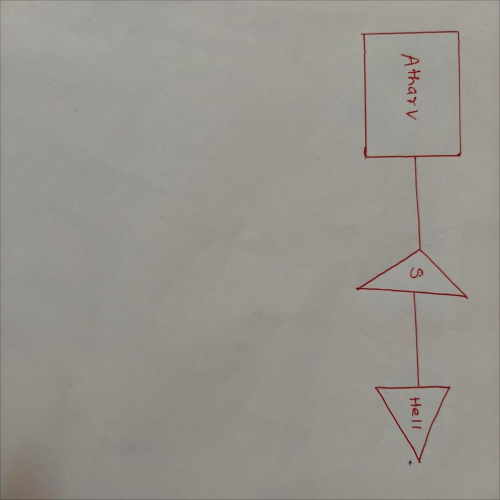
#> input picture img/img7.jpg, 1000 x 1000 px, found by its file name (shown at 1/2 size)
$ python t1.py
#> lines starting #> are read from the running program, lines starting #| are printed output that depends on the picture; after the words box and inside, x2 and y2 are one past the last pixel; in counts of white or black regions, pixels touching at a corner belong together
import cv2
import numpy as np
from scipy.spatial import KDTree

image = cv2.imread("C:/Users/athar/OneDrive/Desktop/Project/edi-flow/img/img7.jpg")
#> image is the input picture: shape (1000, 1000, 3); mean B, G, R 141.5, 147.6, 151
blur = cv2.GaussianBlur(image, (7, 7), 1)
gray = cv2.cvtColor(blur, cv2.COLOR_BGR2GRAY)
inverted = cv2.bitwise_not(gray)
kernel = np.ones((3, 3), np.uint8)
eroded = cv2.dilate(inverted, kernel, iterations=1)
diluted_black = cv2.bitwise_not(eroded)
dst = cv2.cornerHarris(diluted_black, blockSize=5, ksize=3, k=0.1)
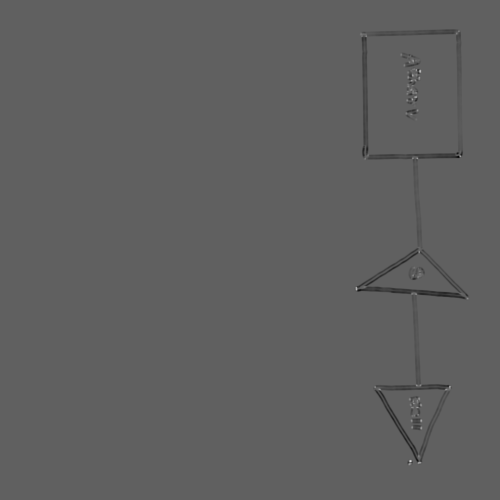
#> dst: shape (1000, 1000) float32 (shown at 1/2 size); min -0.00012, max 0.000198, mean -6.32e-07; drawn with min black and max white
threshold = 0.02 * dst.max()
#> threshold = 3.95e-06
corner_y, corner_x = np.where(dst > threshold)
#> corner_y = 2051 values from 60 to 931; corner_x = 2051 values, max 937 at index 1347, min 710 at index 1248, mean 824.7
corner_coords = list(zip(corner_x, corner_y))
#> corner_coords = 2051 pairs, first value 710 to 937, second value 60 to 931

def merge_close_points(points, threshold=10):
#> called with threshold = 30
    tree = KDTree(points)
    merged = []
    visited = set()

    for i, pt in enumerate(points):
        if i in visited:
            continue
        nearby_idxs = tree.query_ball_point(pt, threshold)
        cluster = np.mean([points[j] for j in nearby_idxs], axis=0)
        merged.append(tuple(map(int, cluster)))
        visited.update(nearby_idxs)
#> this loop made 2051 passes
#> pt on passes 2 to 4: (918, 60), (916, 61), (917, 61)
#> after the loop, merged = 25 pairs, first value 717 to 930, second value 64 to 922; visited = 2051 items

    return merged

merged_corners = merge_close_points(corner_coords, threshold=30)
#> merged_corners has the same summary as merged in merge_close_points
print(f"Corners found:  {len(merged_corners)}")
#| Corners found:  25

output = image.copy()

# Plot corner points
for (x, y) in merged_corners:
    cv2.circle(output, (x, y), 5, (0, 0, 255), -1)
#> this loop made 25 passes
#> (x, y) on passes 1 to 12: (915, 64), (725, 69), (815, 119), (825, 131), (825, 145), (826, 157), (822, 178), (823, 198), (825, 225), (919, 310), (732, 314), (829, 316)
#> output: shape (1000, 1000, 3); 0.2% of pixels changed, all inside (x1, y1, x2, y2) = (712, 59, 936, 928)

_, binary_image = cv2.threshold(diluted_black, 128, 255, cv2.THRESH_BINARY)
#> binary_image: shape (1000, 1000); 96.8% white; 28 black regions (6 under 20 px), largest, box (x1, y1, x2, y2) and area: (710, 60, 937, 928) 14601, (0, 748, 928, 1000) 13638, (813, 137, 842, 190) 839
inverted = cv2.bitwise_not(binary_image)

# Mask corner points
for (x, y) in merged_corners:
    cv2.circle(inverted, (x, y), radius=20, color=0, thickness=-1)
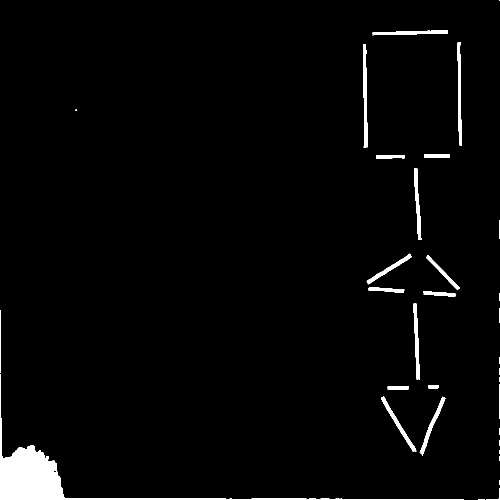
#> inverted: shape (1000, 1000) (shown at 1/2 size); 2.5% white; 33 white regions (6 under 20 px)


def detect_lines_and_circles(image):
    contours, _ = cv2.findContours(image, cv2.RETR_EXTERNAL, cv2.CHAIN_APPROX_NONE)
#> contours = 33 contours, 12 with area under 20; largest, box (x1, y1, x2, y2) and area: (0, 748, 928, 1000) 12440, (726, 89, 735, 295) 1072, (915, 84, 924, 291) 922, (826, 607, 840, 759) 832, (762, 793, 833, 903) 809

    if len(image.shape) == 2:
        result = cv2.cvtColor(image, cv2.COLOR_GRAY2BGR)
#> result: shape (1000, 1000, 3); 2.5% white; 33 white regions (6 under 20 px), largest, box (x1, y1, x2, y2) and area: (0, 748, 928, 1000) 13638, (726, 89, 735, 295) 1284, (915, 84, 924, 291) 1134
    else:
        result = image.copy()

    print(f"Contours found: {len(contours)}")
#| Contours found: 33

    line_endpoints = []

    if contours:
        cv2.drawContours(result, contours, -1, (0, 255, 0), 2)
#> result: shape (1000, 1000, 3); mean B, G, R 3.5, 7.8, 3.5

        for cnt in contours:
            area = cv2.contourArea(cnt)
            if area < 100:
                continue

            rect = cv2.minAreaRect(cnt)
            (rx, ry), (rw, rh), angle = rect
            aspect_ratio = max(rw, rh) / min(rw, rh)

            if aspect_ratio > 2:
                [vx, vy, x0, y0] = cv2.fitLine(cnt, cv2.DIST_L2, 0, 0.01, 0.01)
                direction = np.array([vx, vy]).reshape(2)
                point = np.array([x0, y0]).reshape(2)

                projections = []
                for p in cnt[:, 0, :]:
                    vec = p - point
                    t = np.dot(vec, direction)
                    proj = point + t * direction
                    projections.append(tuple(proj.astype(int)))

                start_point = min(projections, key=lambda pt: np.dot(np.array(pt) - point, direction))
                end_point = max(projections, key=lambda pt: np.dot(np.array(pt) - point, direction))

                line_endpoints.append((start_point, end_point))
                cv2.line(result, start_point, end_point, (255, 0, 0), 2)
                cv2.putText(result, "Line", start_point, cv2.FONT_HERSHEY_SIMPLEX, 0.6, (0, 0, 255), 2)

            hull = cv2.convexHull(cnt)
            peri = cv2.arcLength(hull, True)
            approx = cv2.approxPolyDP(hull, 0.02 * peri, True)

            if len(approx) > 6:
                (cx, cy), radius = cv2.minEnclosingCircle(cnt)
                cv2.circle(result, (int(cx), int(cy)), int(radius), (0, 255, 255), 2)
                cv2.putText(result, "Circle", (int(cx), int(cy) - 10), cv2.FONT_HERSHEY_SIMPLEX, 0.6, (0, 255, 255), 2)
#> this loop made 33 passes
#> (area, rx, ry, rw, rh, angle, aspect_ratio, vx) on passes 8, 9, 10, 11, 14, 19, 21, 22, 23, 24, 26, 27: (777, 863.4, 851.4, 124.4, 10.03, -68.2, 12.41, [0.374]), (809, 796.6, 848.8, 8.55, 127.8, -31.41, 14.94, [0.521]), (249, 796, 775.5, 7, 42, -90, 6, [1]), (115, 866, 773, 6, 20, -90, 3.33, [1]), (12440, 463.5, 873.5, 251, 927, -90, 3.69, [0.992]), (832, 832.9, 682.5, 7.04, 151.4, -2.66, 21.51, [0.0443]), (349.5, 878.5, 587.4, 6.92, 63.6, -85.36, 9.19, [0.997]), (378.5, 772.4, 579.2, 6.98, 71.1, -85.6, 10.19, [0.998]), (545.5, 885.1, 544.8, 6.81, 91.93, -43.96, 13.49, [0.694]), (695.5, 777.8, 537.7, 103, 8.37, -32.01, 12.3, [0.847]), (769.5, 834.8, 407.5, 7.26, 143.6, -3.61, 19.78, [0.0619]), (315, 780.5, 313, 6, 57, -90, 9.5, [1])
#> (area, rx, ry, rw, rh, angle, aspect_ratio, vy) on pass 17: (124, 0.5, 683, 124, 1, -90, 124, [1])
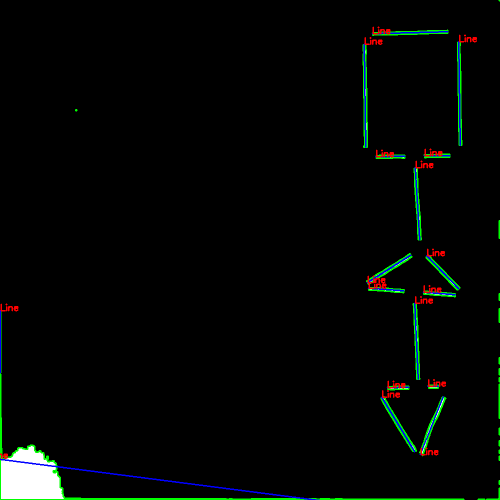
#> result: shape (1000, 1000, 3) (shown at 1/2 size); mean B, G, R 4.3, 6.2, 3.7
#> after the loop, line_endpoints = 17 items

    return result, line_endpoints


lines_img, endpoints = detect_lines_and_circles(inverted)
#> endpoints = 17 items

cleaned_endpoints = [
    ((int(x1), int(y1)), (int(x2), int(y2)))
    for ((x1, y1), (x2, y2)) in endpoints
]
#> cleaned_endpoints = 17 items

def line_intersection(p1, p2, p3, p4):
    """Find intersection of lines (p1, p2) and (p3, p4), return point or None"""
    x1, y1 = p1
    x2, y2 = p2
    x3, y3 = p3
    x4, y4 = p4

    denom = (x1 - x2)*(y3 - y4) - (y1 - y2)*(x3 - x4)
    if denom == 0:
        return None

    px = ((x1*y2 - y1*x2)*(x3 - x4) - (x1 - x2)*(x3*y4 - y3*x4)) / denom
    py = ((x1*y2 - y1*x2)*(y3 - y4) - (y1 - y2)*(x3*y4 - y3*x4)) / denom
    return (int(px), int(py))

import math

def distance(p1, p2):
    x1, y1 = p1
    x2, y2 = p2
    return math.sqrt((x2 - x1) ** 2 + (y2 - y1) ** 2)

def find_closest_points(point, currentLine, threshold=100):
    closest_points = []
    for line in cleaned_endpoints:
        if line == currentLine:
            continue
        for p in line:
            dist = distance(point, p)
            if dist < threshold:
                closest_points.append([p, line])
    return closest_points

def dfs(point, line, visited, polygonList):
    stack = []
    visitedStack = []
    visitedLocal = set()
    stack.append((point, line))
    visitedLocal.add(line)
    # visitedStack.append((point, line))

    while len(stack) != 0:
        flag = 0
        currPoint, currLine = stack.pop()
        visitedStack.append((currPoint, currLine))
        # visited.add(currLine)

        # Find closest points within threshold
        closest_points_and_lines = find_closest_points(currPoint, currLine, 50)

        # elem = [point, line]
        for elem in closest_points_and_lines:
            elem_tuple = tuple(elem)
            if elem[1] not in visited:
                flag = 1
                opp_pt = ()
                for pt in elem[1]:
                    if pt != elem[0]:
                        stack.append((pt, elem[1]))
                        visitedLocal.add(elem[1])
                        opp_pt = pt

                if (opp_pt, elem[1]) in visitedStack :
                    print(opp_pt)
                    print(elem[1])
                    print(currLine)
                    # print(visitedStack)
                    # for elem in visitedStack:
                    #     print(elem)
                    currentTrace = []
                    while visitedStack:
                        _, top = visitedStack.pop()
                        currentTrace.append(top)
                        if top == elem[1]:
                            break
                    # print(currentTrace)
                    # print("")
                    polygonList.append(currentTrace.copy())
                    return

        if flag != 1:
            visitedStack.pop()

white_image = output.copy()
white_image[:] = 255
#> white_image: shape (1000, 1000, 3); every value is 255

def is_black_pixel(img, x, y):
    h, w = img.shape[:2]
    if 0 <= x < w and 0 <= y < h:
        return all(img[y, x] == [0, 0, 0])
    return False

def extend_line_to_polygon(pt1, pt2, img, max_extension=200):
    def dda_extend(p1, p2, direction):
        x, y = p1
        dx = p2[0] - p1[0]
        dy = p2[1] - p1[1]
        steps = int(max(abs(dx), abs(dy)))
        if steps == 0: return p1
        x_inc = dx / steps
        y_inc = dy / steps

        x_new = x
        y_new = y

        for _ in range(max_extension):
            x_new += direction * x_inc
            y_new += direction * y_inc
            if is_black_pixel(img, int(round(x_new)), int(round(y_new))):
                return (int(round(x_new)), int(round(y_new)))
        return (int(round(x_new)), int(round(y_new)))

    # Extend both directions
    ext_start = dda_extend(pt1, pt2, -1)
    ext_end = dda_extend(pt2, pt1, -1)
    return ext_start, ext_end


def draw_polygons_from_lines(image):
    visited = set()
    polygonList = []
    # dfs(cleaned_endpoints[4][0], cleaned_endpoints[0], visited, polygonList)
    # cv2.circle(output, (cleaned_endpoints[1][0][0], cleaned_endpoints[1][0][1]), 10, (255, 0, 0), -1)

    for line in cleaned_endpoints:
        if line not in visited:
            dfs(line[1], line, visited, polygonList)
            # dfs(line[0], line, visited, polygonList)
            for polygon in polygonList:
                for line in polygon:
                    visited.add(line)
#> this loop made 17 passes
#| (899, 311)
#| ((848, 311), (899, 311))
#| ((751, 313), (809, 312))
#| (736, 576)
#| ((736, 576), (807, 581))
#| ((846, 584), (910, 589))
#| (817, 774)
#| ((774, 775), (817, 774))
#| ((763, 794), (829, 903))
            # stack
            # stack.push(list[0])
            # while stack not empty
            # loop: stack.pop
            # neighbors
            # push each neighbor


    # print(len(polygonList))
    polygonsVertexList = []
    cv2.line(white_image, (131, 876), (197, 982), (0, 255, 0), 5)
#> white_image: shape (1000, 1000, 3); mean B, G, R 254.8, 255, 254.8
    cv2.line(white_image, (141, 858), (184, 857), (0, 0, 255), 5)
#> white_image: shape (1000, 1000, 3); mean B, G, R 254.7, 254.9, 254.8
    print("polygon")
    for polygon in polygonList:
        print(polygon)
        singlePolygonVertexList = []
        # print(len(polygon))
        for i in range(0, len(polygon)):
            line1 = polygon[i]
            line2 = polygon[(i + 1) % len(polygon)]

            denom1 = line1[1][0] - line1[0][0]
            denom2 = line2[1][0] - line2[0][0]
            max_val = 999999
            if(denom1) == 0:
                denom1 = max_val
            if(denom2 == 0):
                denom2 = max_val

            slope1 = (line1[1][1] - line1[0][1]) / (denom1)
            slope2 = (line2[1][1] - line2[0][1]) / (denom2)

            # if (abs(slope1 - slope2) < 0.2):
            #     continue

            px, py = line_intersection(line1[0], line1[1], line2[0], line2[1])
            cv2.circle(output, (px, py), 10, (255, 0, 0), -1)
            singlePolygonVertexList.append((px, py))

        polygonsVertexList.append(singlePolygonVertexList.copy())
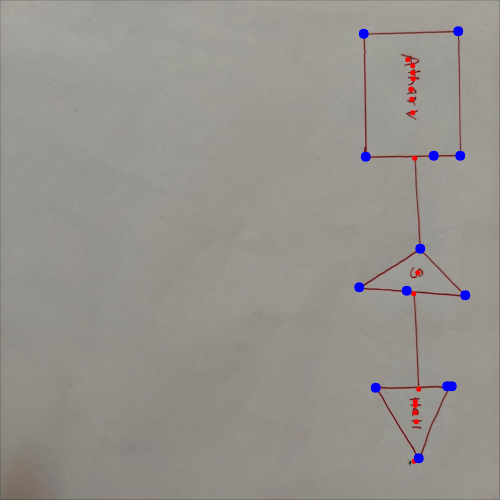
#> output: shape (1000, 1000, 3) (shown at 1/2 size); mean B, G, R 141.9, 147, 150.5
    print("from here -------------------- \n\n\n")
    print(polygonsVertexList)
#| [[(731, 313), (727, 67), (916, 62), (920, 311), (867, 311)], [(930, 590), (840, 497), (718, 574), (813, 581)], [(837, 916), (894, 772), (903, 772), (751, 775)]]

    for polygon in polygonsVertexList:
        for i in range(0, len(polygon)):
            pt1 = polygon[i]
            pt2 = polygon[(i + 1) % len(polygon)]

            cv2.line(white_image, pt1, pt2, (0, 0, 0), 2)
#> this loop made 3 passes
#> polygon on passes 1 to 3: [(731, 313), (727, 67), (916, 62), (920, 311), (867, 311)], [(930, 590), (840, 497), (718, 574), (813, 581)], [(837, 916), (894, 772), (903, 772), (751, 775)]
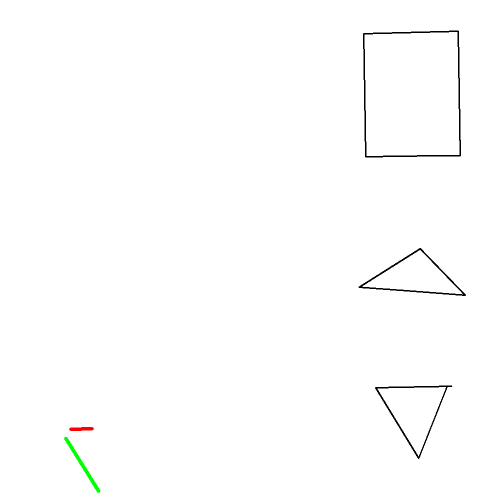
#> white_image: shape (1000, 1000, 3) (shown at 1/2 size); mean B, G, R 253.3, 253.5, 253.3

    connectionLines = []
    # print(polygonList)
    polygonLineList = []

    for polygon in polygonList:
        for line in polygon:
            polygonLineList.append(line)

    for line in cleaned_endpoints:
        if line not in polygonLineList:
            connectionLines.append(line)
#> this loop made 17 passes
    print("connectionLines")
    print(connectionLines)
#| [((-21, 916), (922, 1037)), ((0, 621), (0, 745)), ((829, 606), (836, 758)), ((830, 335), (839, 479))]

    for line in connectionLines:
        pt1, pt2 = line
        extended_pt1, extended_pt2 = extend_line_to_polygon(pt1, pt2, white_image)

        print(f"Extended Line: {extended_pt1} -> {extended_pt2}")
        cv2.line(white_image, extended_pt1, extended_pt2, (0, 0, 0), 2)  # Gray
#> this loop made 4 passes
#| Extended Line: (-221, 890) -> (1122, 1063)
#| Extended Line: (0, 421) -> (0, 917)
#| Extended Line: (828, 583) -> (837, 772)
#| Extended Line: (829, 313) -> (840, 496)
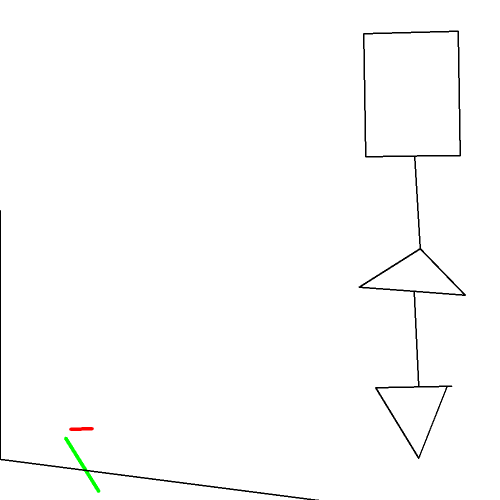
#> white_image: shape (1000, 1000, 3) (shown at 1/2 size); 0.4% of pixels changed, all inside (x1, y1, x2, y2) = (0, 314, 842, 1000)

draw_polygons_from_lines(output)

resized_image = cv2.resize(output, None, fx=0.5, fy=0.5)
resized_inverted = cv2.resize(inverted, None, fx=0.5, fy=0.5)
resized_lines = cv2.resize(lines_img, None, fx=0.5, fy=0.5)
resized_white = cv2.resize(white_image, None, fx=0.5, fy=0.5)
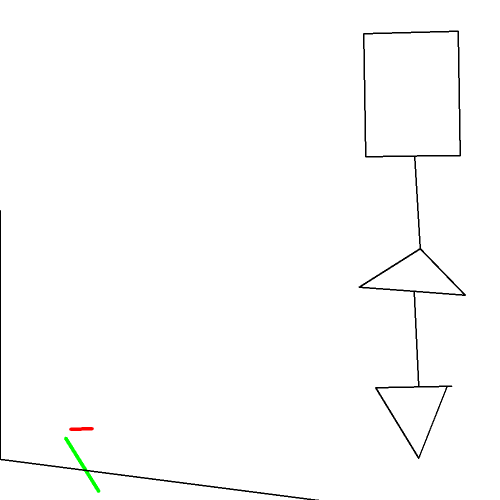
#> resized_white: shape (500, 500, 3); mean B, G, R 252.3, 252.5, 252.3

cv2.imshow("white", resized_white)
cv2.imshow("lines", resized_lines)
cv2.imshow("processed", resized_image)
cv2.imshow("inverted", resized_inverted)
cv2.waitKey(0)
cv2.destroyAllWindows()
